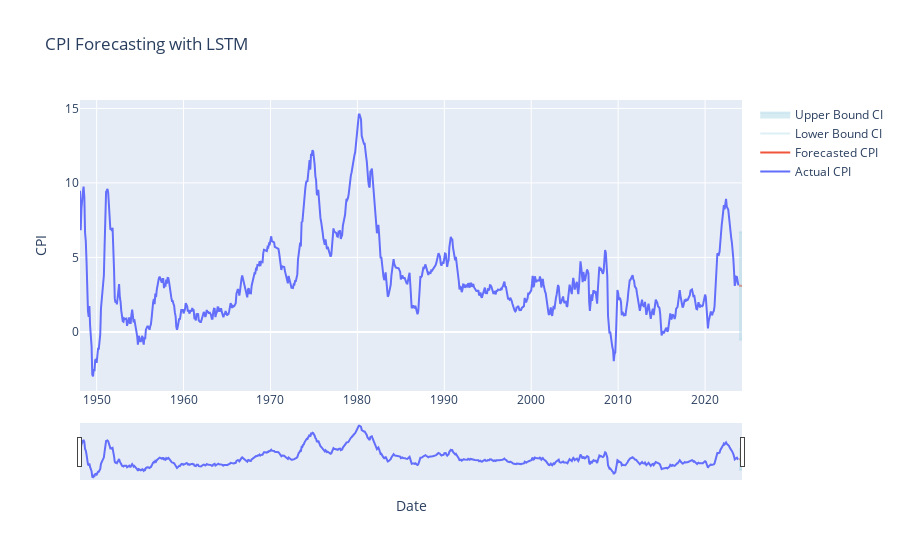

Write notebook code for a chart like this one.
### Code cell
import numpy as np
import pandas as pd
import plotly.graph_objs as go

# Assuming df, model, and scaler are already defined

# Number of months to forecast
months_to_forecast = 5

# Initialize arrays for storing forecasts, dates, and bounds
forecast_values = []
forecast_dates = []
lower_bounds = []  # Initialize the lower bounds list
upper_bounds = []  # Initialize the upper bounds list

last_known_date = pd.to_datetime(plot_data['Date'].iloc[-1])

# Calculate the residuals on the training data
residuals = y_train.flatten() - model.predict(X_train).flatten()

# Calculate the standard deviation of the residuals
std_residuals = np.std(residuals)

# Assuming a normal distribution, calculate the 95% confidence interval
z_score = 1.28  # Corresponds to 95% confidence

# Start with the last available sequence
new_data = df.iloc[-seq_length:]['value'].values.reshape(-1, 1)

# Scale the initial sequence
new_data_scaled = scaler.transform(new_data)

for i in range(months_to_forecast):
    # Reshape for LSTM input
    lstm_input = new_data_scaled.reshape(1, seq_length, 1)

    # Forecast the next month
    next_month_prediction_scaled = model.predict(lstm_input)

    # Inverse transform the prediction
    next_month_prediction = scaler.inverse_transform(next_month_prediction_scaled.reshape(-1, 1))

    # Store forecasted value
    forecast_value = next_month_prediction[0][0]
    forecast_values.append(forecast_value)

    # Calculate the forecast date
    forecast_date = last_known_date + pd.DateOffset(months=i + 1)
    forecast_dates.append(forecast_date)

    # Append the prediction for the next iteration
    new_data_scaled = np.append(new_data_scaled, next_month_prediction_scaled)[-seq_length:]

    # Calculate confidence intervals
    lower_bound = forecast_value - z_score * std_residuals
    upper_bound = forecast_value + z_score * std_residuals
    lower_bounds.append(lower_bound)
    upper_bounds.append(upper_bound)

# Creating a DataFrame for forecasted data
forecast_df = pd.DataFrame({
    'Date': forecast_dates,
    'Forecasted CPI': forecast_values,
    'Lower Bound CI': lower_bounds,
    'Upper Bound CI': upper_bounds
})

# Plotting the data
fig = go.Figure()

# Add actual data trace
fig.add_trace(go.Scatter(x=plot_data['Date'], y=plot_data['Actual CPI'], mode='lines', name='Actual CPI'))

# Add forecasted data trace
fig.add_trace(go.Scatter(x=forecast_df['Date'], y=forecast_df['Forecasted CPI'], mode='lines', name='Forecasted CPI'))

# Add confidence interval traces
fig.add_trace(go.Scatter(x=forecast_df['Date'], y=forecast_df['Lower Bound CI'], mode='lines', name='Lower Bound CI', line=dict(color='rgba(173, 216, 230, 0.4)')))
fig.add_trace(go.Scatter(x=forecast_df['Date'], y=forecast_df['Upper Bound CI'], mode='lines', name='Upper Bound CI', line=dict(color='rgba(173, 216, 230, 0.4)'), fill='tonexty'))

# Update layout
fig.update_layout(
    title='CPI Forecasting with LSTM',
    xaxis_title='Date',
    yaxis_title='CPI',
    xaxis_rangeslider_visible=True
)

# Show the figure
fig.show()

### Figure 1 — Plotly figure (JSON) as saved in the notebook; plotly's stock layout.template omitted (floating-point values rounded to 4 significant figures; data arrays with more than 128 entries replaced by an {"elided": "..."} marker saying what was removed)
{"data": [{"mode": "lines", "name": "Actual CPI", "type": "scatter", "x": {"elided": "909 str values"}, "y": {"elided": "909 float values"}}, {"mode": "lines", "name": "Forecasted CPI", "type": "scatter", "x": ["2023-12-01T00:00:00", "2024-01-01T00:00:00", "2024-02-01T00:00:00", "2024-03-01T00:00:00", "2024-04-01T00:00:00"], "y": [3.11, 3.101, 3.092, 3.083, 3.074]}, {"line": {"color": "rgba(173, 216, 230, 0.4)"}, "mode": "lines", "name": "Lower Bound CI", "type": "scatter", "x": ["2023-12-01T00:00:00", "2024-01-01T00:00:00", "2024-02-01T00:00:00", "2024-03-01T00:00:00", "2024-04-01T00:00:00"], "y": [-0.5091, -0.5185, -0.5276, -0.5366, -0.5453]}, {"fill": "tonexty", "line": {"color": "rgba(173, 216, 230, 0.4)"}, "mode": "lines", "name": "Upper Bound CI", "type": "scatter", "x": ["2023-12-01T00:00:00", "2024-01-01T00:00:00", "2024-02-01T00:00:00", "2024-03-01T00:00:00", "2024-04-01T00:00:00"], "y": [6.73, 6.72, 6.711, 6.702, 6.694]}], "layout": {"title": {"text": "CPI Forecasting with LSTM"}, "xaxis": {"rangeslider": {"visible": true}, "title": {"text": "Date"}}, "yaxis": {"title": {"text": "CPI"}}}}
